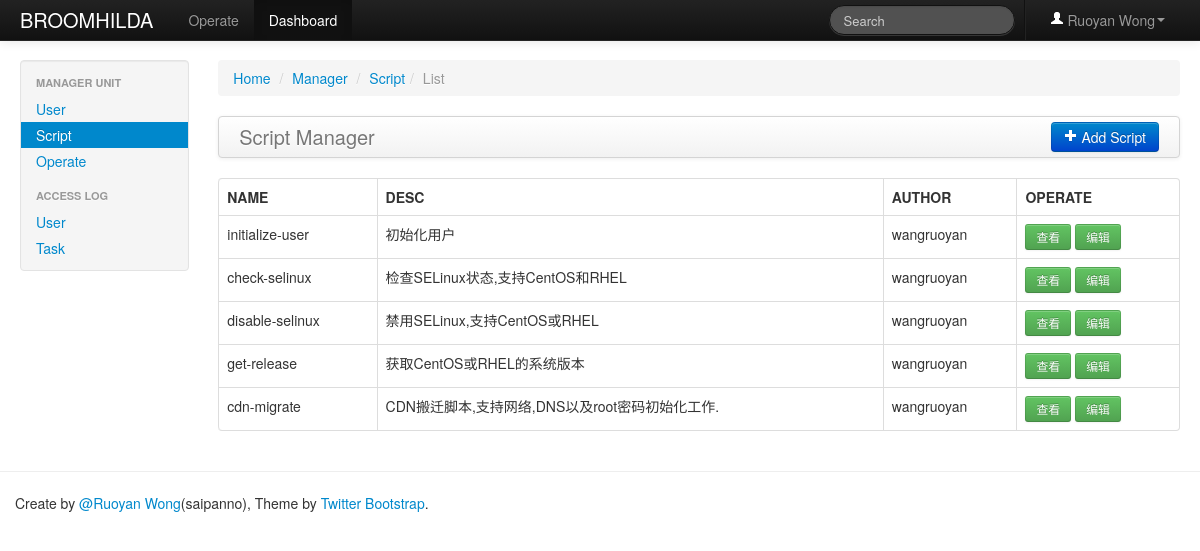
/dashboard/script/list (signed in), run on an earlier commit of the app's database.
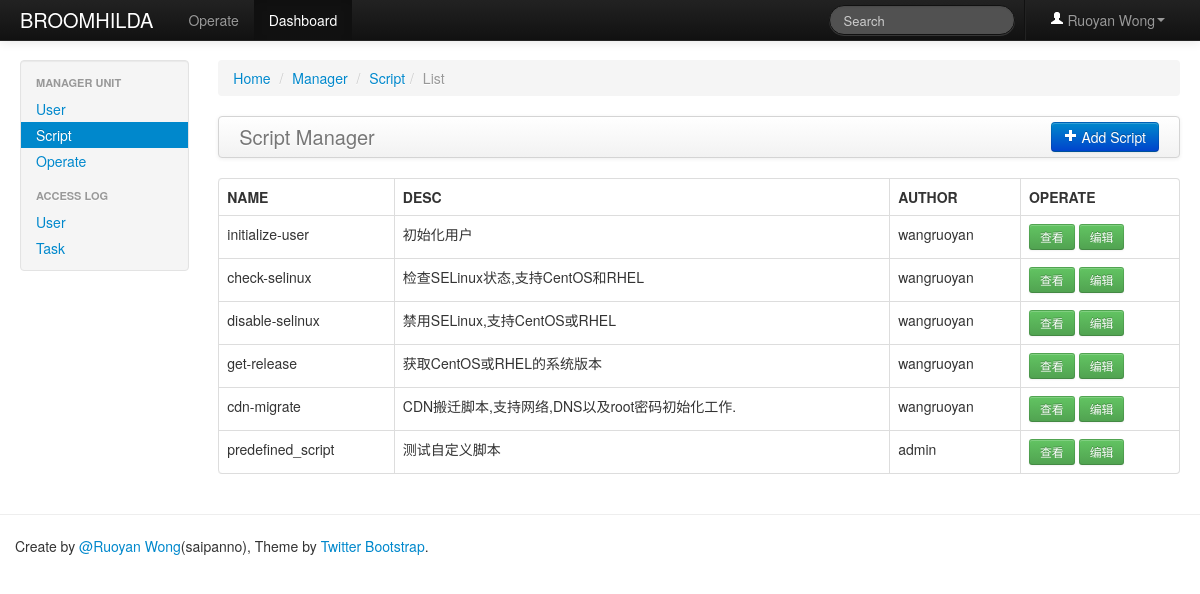
And on a later commit of the database.
### web/models/dashboard.py (models this page shows, shortened)
class PreDefinedScript(db.Model):
    __tablename__ = app.config['PREDEFINED_SCRIPT_LISTS']
    id = db.Column(db.Integer, primary_key=True)
    name = db.Column(db.UnicodeText)
    desc = db.Column(db.UnicodeText)
    script = db.Column(db.UnicodeText)
    author = db.Column(db.UnicodeText)

### web/views/dashboard.py (the view)
@app.route('/dashboard/script/list')
@login_required
def list_script_ctrl():
    if request.method == 'GET':
        scripts = PreDefinedScript.query.all()
        return render_template('dashboard/show_script.html', scripts=scripts, type='List')

### web/extensions.py (called while the page is built)
def login_required(f):
    @wraps(f)
    def wrapper(*args, **kwargs):
        if not session.get('is_login'):
            flash('Login Required.', 'error')
            return redirect(url_for('user_login_ctrl', next=request.url))
        return f(*args, **kwargs)
    return wrapper

### web/templates/dashboard/show_script.html (shortened to what this page needs)
{% extends "dashboard/dashboard_base.html" %}
{% block active_dashboard_script %}active{% endblock %}
{% block main %}
    <div class="span10">
        <ul class="breadcrumb">
            <li><a href="/">Home</a> <span class="divider">/</span></li>
            <li class="#"><a href="#">Manager</a> <span class="divider">/</span></li>
            <li class="#"><a href="#">Script</a><span class="divider">/</span></li>
            <li class="active">{{ type }}</li>
        </ul>
    {% if type == 'List' %}
        <div class="navbar">
            <div class="navbar-inner">
                <a class="brand" href="#">Script Manager</a>
                <div class="btn-group pull-right">
                    <a href="{{ url_for('create_script_ctrl')}}" class="btn btn-primary"><i class="icon-plus icon-white"></i> Add Script</a>
                </div>
            </div>
        </div>
        <table class="table table-hover table-bordered">
            <thead>
            <tr>
                <th>NAME</th>
                <th>DESC</th>
                <th>AUTHOR</th>
                <th>OPERATE</th>
            </tr>
            </thead>
            <tbody>
                {% for script in scripts %}
                    <tr>
                        <td>{{ script.name }}</td>
                        <td>{{ script.desc }}</td>
                        <td>{{ script.author }}</td>
                        <td>
                            <a href="{{ url_for('show_script_ctrl', script_id=script.id)}}" class="btn btn-small btn-success">查看</a>
                            <a href="{{ url_for('edit_script_ctrl', script_id=script.id)}}" class="btn btn-small btn-success">编辑</a>
                        </td>
                    </tr>
                {% endfor %}
            </tbody>
        </table>
    {% endif %}
    </div>
{% endblock %}

What changed in the data, as far as the page shows it:
added PreDefinedScript: name "predefined_script", desc "测试自定义脚本", author "admin"
